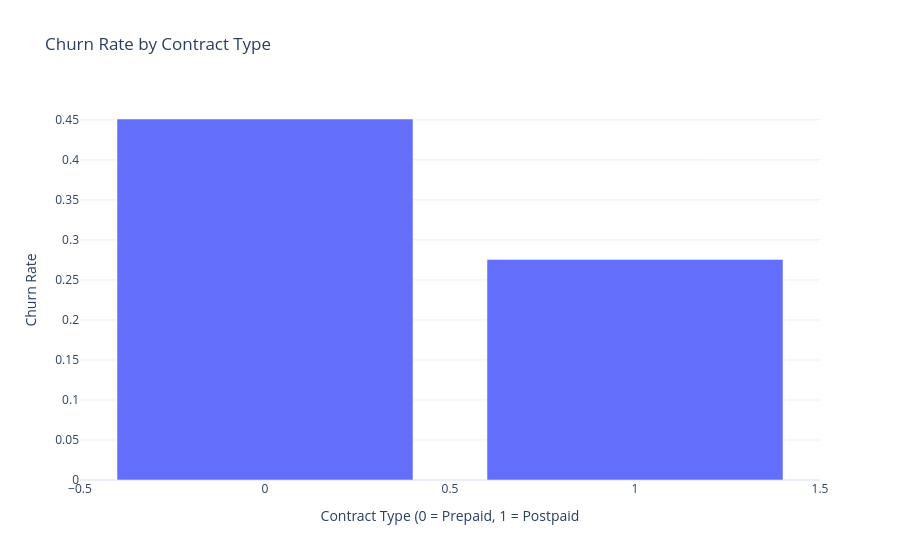

The code cell stored with this chart in its notebook:
### Markdown cell above
### Exploratory Data Analysis

### Code cell
churn_rate_by_contract = df.groupby('contract_type')['churn'].mean().reset_index()
import plotly.express as px
fig = px.bar(
    churn_rate_by_contract,
    x = 'contract_type',
    y = 'churn',
    title = 'Churn Rate by Contract Type'
)

fig.update_layout(
    xaxis_title = 'Contract Type (0 = Prepaid, 1 = Postpaid',
    yaxis_title = 'Churn Rate',
    template = 'plotly_white'
)

fig.show()

### Figure 1 — Plotly figure (JSON) as saved in the notebook; plotly's stock layout.template omitted (floating-point values rounded to 4 significant figures)
{"data": [{"hovertemplate": "contract_type=%{x}<br>churn=%{y}<extra></extra>", "legendgroup": "", "marker": {"color": "#636efa", "pattern": {"shape": ""}}, "name": "", "orientation": "v", "showlegend": false, "textposition": "auto", "type": "bar", "x": [0, 1], "xaxis": "x", "y": [0.4511, 0.2756], "yaxis": "y"}], "layout": {"barmode": "relative", "legend": {"tracegroupgap": 0}, "title": {"text": "Churn Rate by Contract Type"}, "xaxis": {"anchor": "y", "domain": [0, 1], "title": {"text": "Contract Type (0 = Prepaid, 1 = Postpaid"}}, "yaxis": {"anchor": "x", "domain": [0, 1], "title": {"text": "Churn Rate"}}}}
